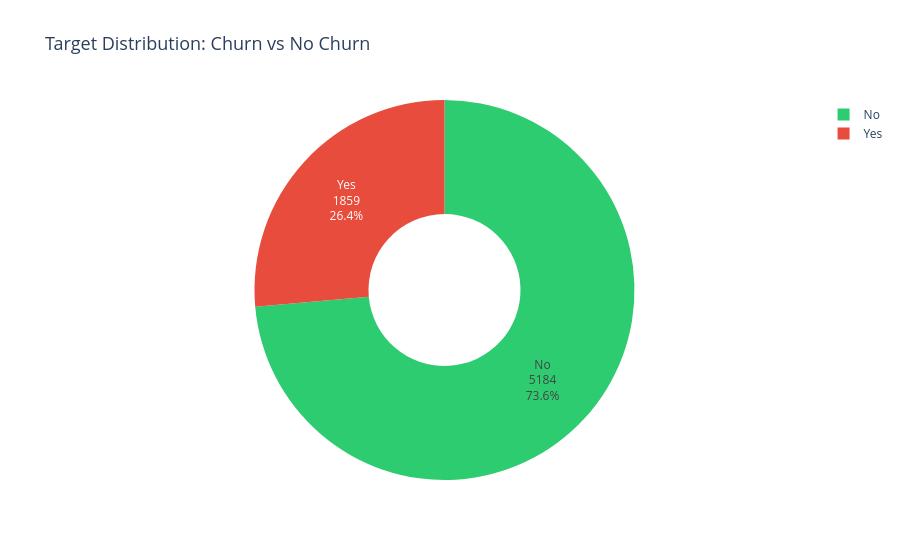

The cell this chart's notebook holds for it:
### Code cell
# Target distribution
churn_counts = df['Churn'].value_counts()
churn_pct = df['Churn'].value_counts(normalize=True) * 100

fig = px.pie(
    values=churn_counts.values,
    names=churn_counts.index,
    title='Target Distribution: Churn vs No Churn',
    color=churn_counts.index,
    color_discrete_map={'No': '#2ecc71', 'Yes': '#e74c3c'},
    hole=0.4
)
fig.update_traces(textposition='inside', textinfo='percent+label+value')
fig.update_layout(title_font_size=18)
fig.show()

print(f"\nChurn: {churn_counts['Yes']} ({churn_pct['Yes']:.1f}%)")
print(f"No Churn: {churn_counts['No']} ({churn_pct['No']:.1f}%)")
print("\n⚠️  The dataset is IMBALANCED — only ~26% of customers churned.")
print("This means accuracy alone will be misleading as a metric.")

### Figure 1 — Plotly figure (JSON) as saved in the notebook; plotly's stock layout.template omitted (floating-point values rounded to 4 significant figures)
{"data": [{"customdata": [["No"], ["Yes"]], "domain": {"x": [0, 1], "y": [0, 1]}, "hole": 0.4, "hovertemplate": "label=%{label}<br>value=%{value}<br>color=%{customdata[0]}<extra></extra>", "labels": ["No", "Yes"], "legendgroup": "", "marker": {"colors": ["#2ecc71", "#e74c3c"]}, "name": "", "showlegend": true, "textinfo": "percent+label+value", "textposition": "inside", "type": "pie", "values": [5184, 1859]}], "layout": {"legend": {"tracegroupgap": 0}, "title": {"font": {"size": 18}, "text": "Target Distribution: Churn vs No Churn"}}}
